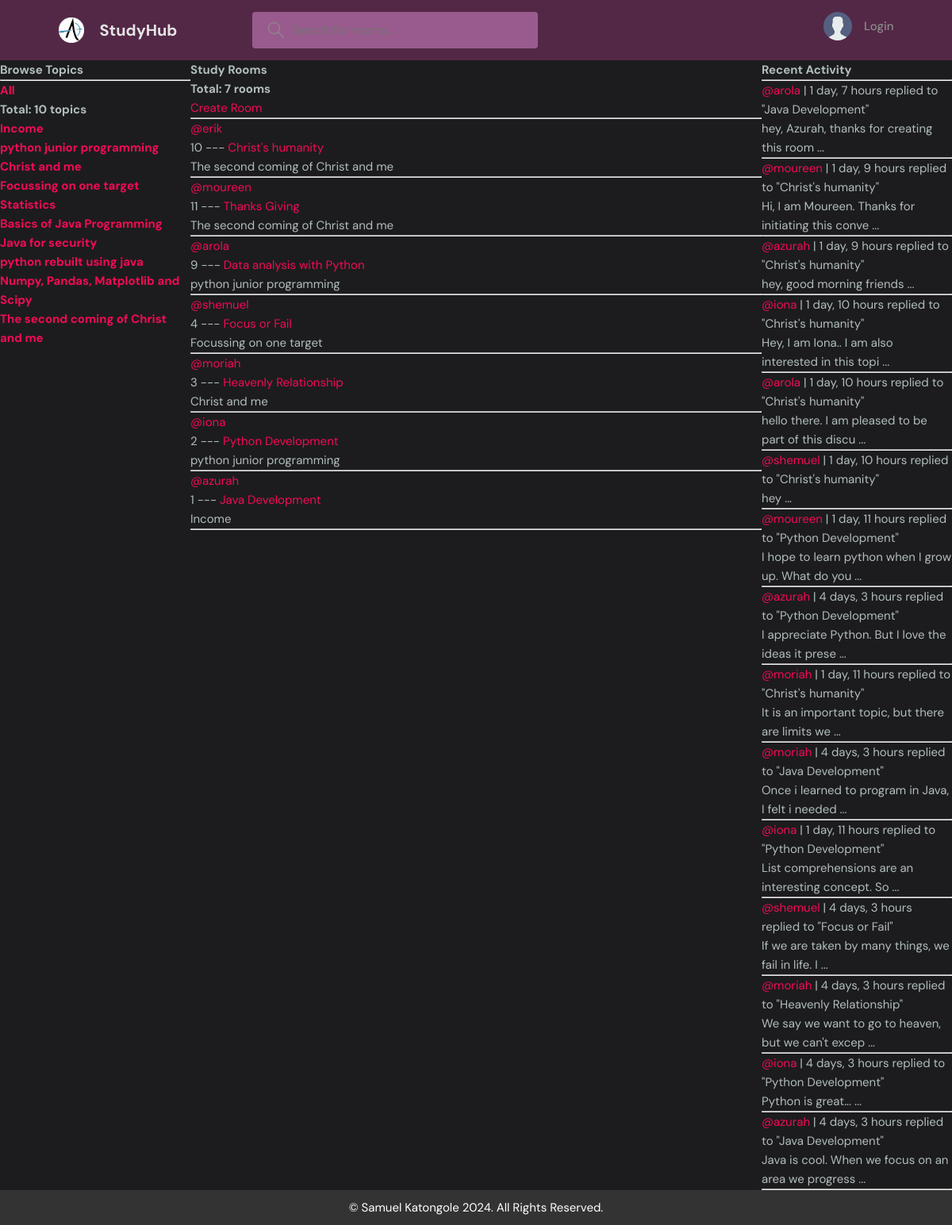
The app's page /, older data.
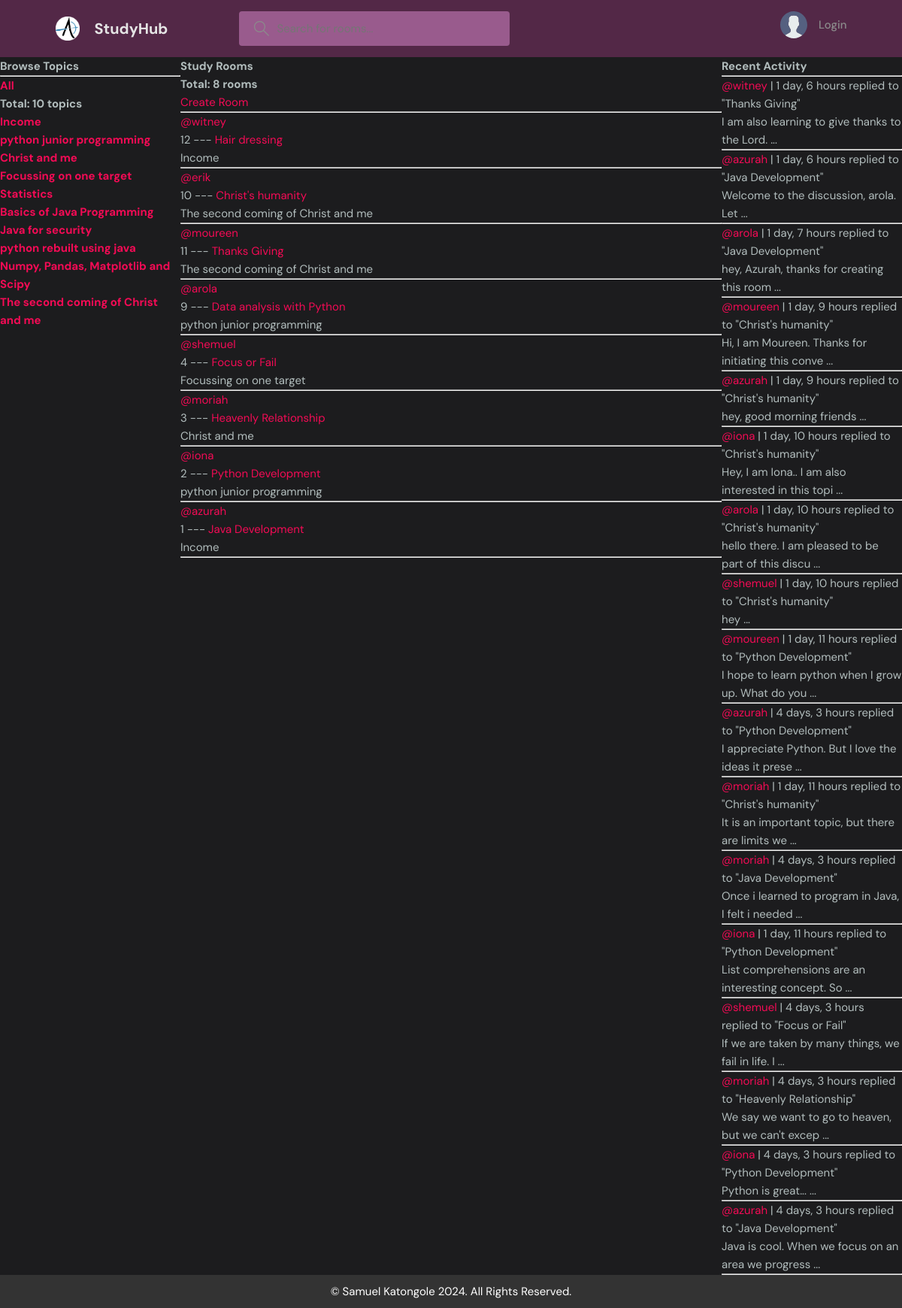
The same page, newer data.
### Rooms/models.py (models this page shows, shortened)
class Topic(models.Model):
    name=models.CharField(max_length=200)

class Room(models.Model):
    host = models.ForeignKey(User, on_delete= models.SET_NULL, null=True)
    topic = models.ForeignKey(Topic, on_delete= models.SET_NULL, null=True)
    description = models.TextField(null=True, blank=True) # description of the room
    name = models.CharField(max_length=200) # name of the room
    created = models.DateTimeField(auto_now_add=True) # created once
    updated= models.DateTimeField(auto_now=True) # changed
    participants = models.ManyToManyField(User, related_name='participants', blank=True)
    class Meta:
        ordering = ['-updated', '-created'] # ordered based on those fields
    def __str__(self):
        return str(self.name)

class Post(models.Model): # messages model
    author = models.ForeignKey(User, on_delete=models.CASCADE)
    room = models.ForeignKey(Room, on_delete=models.CASCADE)
    body = models.TextField()
    created_on= models.DateTimeField(auto_now_add=True) # date post created
    updated_on= models.DateTimeField(auto_now=True) # date last edited
    class Meta:
        ordering = ['-updated_on', '-created_on'] # ordered based on those fields
    def __str__(self):
        return str(self.body)[0:50]+' ...'

### Rooms/views.py (the view)
# urls.py: path('',views.home, name='home'),
def home(request):
    topics = Topic.objects.all() # query all topics from db
    q = request.GET.get('q') if request.GET.get('q')!=None else ''
    rooms = Room.objects.filter(
        Q(topic__name__icontains = q) |
        Q(name__icontains = q) | # room name
        Q(description__icontains = q) # room description
    )
    posts = Post.objects.all().filter(Q(room__topic__name__icontains=q)) # get all posts.. can filter here
    roomcount = rooms.count() # get total rooms
    topiccount = topics.count() # get total topics
    context = {
        'allrooms':rooms,
        'alltopics':topics,
        'roomcount':roomcount,
        'topiccount':topiccount,
        'posts':posts}
    return render(request, 'Rooms/home.html', context)

### Rooms/templates/Rooms/home.html (shortened to what this page needs)
{% extends 'parent_hub/base.html' %}
{% block content %}
<div class="home-container">
    <div class="topics-sidebar">
        {% include 'Rooms/topics_feed.html' %}
    </div>
    <div class="topics-view-main">
        <h3>Study Rooms</h3>
        <h5>Total: {{roomcount}} rooms</h5>
        <a href="{% url 'room-create' %}">Create Room</a>
        <hr>
        {% include 'Rooms/rooms_feed.html' %}
    </div>
    <div class="activity-feed-sidebar">
      {% include 'Rooms/activity_feed.html' %}
    </div>
</div>
{% endblock %}

### templates/parent_hub/base.html (shortened to what this page needs)
{% load static %}
<!DOCTYPE html>
<html lang="en">
<head>
    <link rel="stylesheet" type="text/css" href="{% static 'styles/base.css' %}">
</head>
<body>
    {% include 'parent_hub/navbar.html' %}
    {% block content %}
    {% endblock %}
    {% include 'parent_hub/footer.html' %}
</body>
</html>

### templates/parent_hub/navbar.html (shortened to what this page needs)
{% load static %}
<header class="header header--loggedIn">
    <div class="container">
      <a href="/" class="header__logo">
        <img src="{% static 'assets/arola.png' %}" />
        <h1>StudyHub</h1>
      </a>
      <form class="header__search">
        <label>
          <input placeholder="Search for rooms..." />
        </label>
      </form>
    <nav class="header__menu">
    <div class="header__user">
        {% if request.user.is_authenticated %}
          <a href="{% url 'user-profile' user.id %}">
            <div class="avatar avatar--medium active">
              <img src="https://randomuser.me/api/portraits/men/37.jpg" />
            </div>
            <p>{{user.username}} <span>@{{user.username}}</span></p>
          </a>
          <button class="dropdown-button">
            <svg version="1.1" xmlns="http://www.w3.org/2000/svg" width="32" height="32" viewBox="0 0 32 32">
              <title>chevron-down</title>
              <path d="M16 21l-13-13h-3l16 16 16-16h-3l-13 13z"></path>
            </svg>
          </button>
        </div>
        <div class="dropdown-menu">
            <a href="settings.html" class="dropdown-link"
                ><svg version="1.1" xmlns="http://www.w3.org/2000/svg" width="32" height="32" viewBox="0 0 32 32">
                <title>tools</title>
                <path
                    d="M27.465 32c-1.211 0-2.35-0.471-3.207-1.328l-9.392-9.391c-2.369 0.898-4.898 0.951-7.355 0.15-3.274-1.074-5.869-3.67-6.943-6.942-0.879-2.682-0.734-5.45 0.419-8.004 0.135-0.299 0.408-0.512 0.731-0.572 0.32-0.051 0.654 0.045 0.887 0.277l5.394 5.395 3.586-3.586-5.394-5.395c-0.232-0.232-0.336-0.564-0.276-0.887s0.272-0.596 0.572-0.732c2.552-1.152 5.318-1.295 8.001-0.418 3.274 1.074 5.869 3.67 6.943 6.942 0.806 2.457 0.752 4.987-0.15 7.358l9.392 9.391c0.844 0.842 1.328 2.012 1.328 3.207-0 2.5-2.034 4.535-4.535 4.535zM15.101 19.102c0.26 0 0.516 0.102 0.707 0.293l9.864 9.863c0.479 0.479 1.116 0.742 1.793 0.742 1.398 0 2.535-1.137 2.535-2.535 0-0.668-0.27-1.322-0.742-1.793l-9.864-9.863c-0.294-0.295-0.376-0.74-0.204-1.119 0.943-2.090 1.061-4.357 0.341-6.555-0.863-2.631-3.034-4.801-5.665-5.666-1.713-0.561-3.468-0.609-5.145-0.164l4.986 4.988c0.391 0.391 0.391 1.023 0 1.414l-5 5c-0.188 0.188-0.441 0.293-0.707 0.293s-0.52-0.105-0.707-0.293l-4.987-4.988c-0.45 1.682-0.397 3.436 0.164 5.146 0.863 2.631 3.034 4.801 5.665 5.666 2.2 0.721 4.466 0.604 6.555-0.342 0.132-0.059 0.271-0.088 0.411-0.088z"
                ></path>
                </svg>
                Settings
            </a>
            <a href="{% url 'logout' %}" class="dropdown-link">
                <svg version="1.1" xmlns="http://www.w3.org/2000/svg" width="32" height="32" viewBox="0 0 32 32">
                <title>sign-out</title>
                <path
                    d="M3 0h22c0.553 0 1 0 1 0.553l-0 3.447h-2v-2h-20v28h20v-2h2l0 3.447c0 0.553-0.447 0.553-1 0.553h-22c-0.553 0-1-0.447-1-1v-30c0-0.553 0.447-1 1-1z"
                ></path>
                <path
                    d="M21.879 21.293l1.414 1.414 6.707-6.707-6.707-6.707-1.414 1.414 4.293 4.293h-14.172v2h14.172l-4.293 4.293z"
                ></path>
                </svg>
                Logout
            </a>
        </div>
        {% else %}
        <a href="{% url 'login' %}">
          <img src="{% static 'assets/avatar.svg' %}" />
          <p>Login</p>
        </a>
        {% endif %}
      </nav>
    </div>
  </header>

### Rooms/templates/Rooms/topics_feed.html
<h3>Browse Topics</h3>
        <hr>
        <div>
            <h5><a href="{% url 'home' %}">All</a></h5>
            <h6>Total: {{topiccount}} topics</h6>
        </div>
        {% for topic in alltopics %}
        <div>
            <h5><a href="{% url 'home' %}?q={{topic.name}}">{{topic.name}}</a></h5>
        </div>
        {% endfor %}

### Rooms/templates/Rooms/rooms_feed.html (shortened to what this page needs)
<div>
    {% for room in allrooms %}
            <a href="{% url 'user-profile' room.host.id %}">@{{room.host.username}}</a>
            <p>{{room.id}} --- <a href="{% url 'room' room.id %}">{{room.name}}</a></p>
            <small>{{room.topic.name}}</small>
            <hr/>
        {% endfor %}
</div>

### Rooms/templates/Rooms/activity_feed.html (shortened to what this page needs)
<h3>Recent Activity</h3>
<hr>
<div>
    {% for post in posts %}
    <div>
        <small><a href="{% url 'user-profile' post.author.id%}">@{{post.author}}</a> | {{post.created_on|timesince}}</small>
        <small>replied to "{{post.room}}"</small>
        <p>{{post}}</p>
        <hr>
    </div>
    {% endfor %}
</div>

### templates/parent_hub/footer.html
<footer class="footer">
    <div class="footer-container">
        <p>&copy; Samuel Katongole 2024. All Rights Reserved.</p>
    </div>
</footer>

### static/styles/base.css (style rules this page uses)
:root { --color-main: #f30b55; --color-main-light: #f992e6; --color-dark: #532847; --color-dark-medium: #995b8d; --color-dark-light: #860744; --color-light: #e5e5e5; --color-gray: #8b8b8b; --color-light-gray: #b2bdbd; --color-bg: #1c1c1e; --color-success: #5dd693; --color-error: #fc4b0b; }
* { margin: 0; padding: 0; font-family: "DM Sans", -apple-system, BlinkMacSystemFont, "Segoe UI", Roboto, Oxygen, Ubuntu, Cantarell, "Open Sans", "Helvetica Neue", sans-serif; box-sizing: border-box; text-rendering: optimizeLegibility; font-size: inherit; }
html { font-size: 56.25%; }
@media only screen and (min-width: 1200px) { html { font-size: 62.5%; } }
body { line-height: 1.6; font-weight: 400; font-size: 1.5rem; color: var(--color-light-gray); background-color: var(--color-bg); min-height: 100vh; }
img { width: 100%; }
a { display: inline-block; color: var(--color-main); text-decoration: none; }
.container { max-width: 120rem; width: 90%; margin: auto; }
.header { padding: 1.5rem; background-color: var(--color-dark); }
.header > .container { display: flex; gap: 9.5rem; }
.header__logo, .header__user { display: flex; gap: 2rem; align-items: center; }
.header__logo > img { height: 3.2rem; width: 3.2rem; }
.header__logo > h1 { font-weight: 700; font-size: 2rem; color: var(--color-light); }
.header__search > label { background-color: var(--color-dark-medium); padding: 1.3rem 1rem; display: flex; align-items: center; gap: 1rem; border-radius: 4px; }
.header__search svg { fill: var(--color-gray); width: 2rem; height: 2rem; margin-left: 1rem; }
.header__search input { width: 30rem; background: transparent; border: none; outline: none; color: var(--color-light); }
.header__menu { margin-left: auto; position: relative; }
.header__menu a { display: flex; gap: 1.5rem; align-items: center; font-weight: 500; text-decoration: none; color: var(--color-gray); }
.header__menu img { height: 3.6rem; }
.header__menu p { line-height: 1.2; }
.footer { background-color: #333; color: white; text-align: center; padding: 10px 0; }
.footer p { margin: 0; }

### Rooms/templates/Rooms/home.html (style rules this page uses)
.home-container { display: grid; grid-template-columns: 1fr 3fr 1fr; }

Row changes from the older to the newer data that the page shows:
added Room: host.username "witney", id "12", name "Hair dressing", topic.name "Income"
added Post: author "witney", created_on "1 day, 6 hours", room "Thanks Giving", body "I am also learning to give thanks to the Lord. ..."
added Post: author "azurah", created_on "1 day, 6 hours", room "Java Development", body "Welcome to the discussion, arola. Let ..."
Text that changed along with them:
{{ roomcount }}: "7" → "8"
